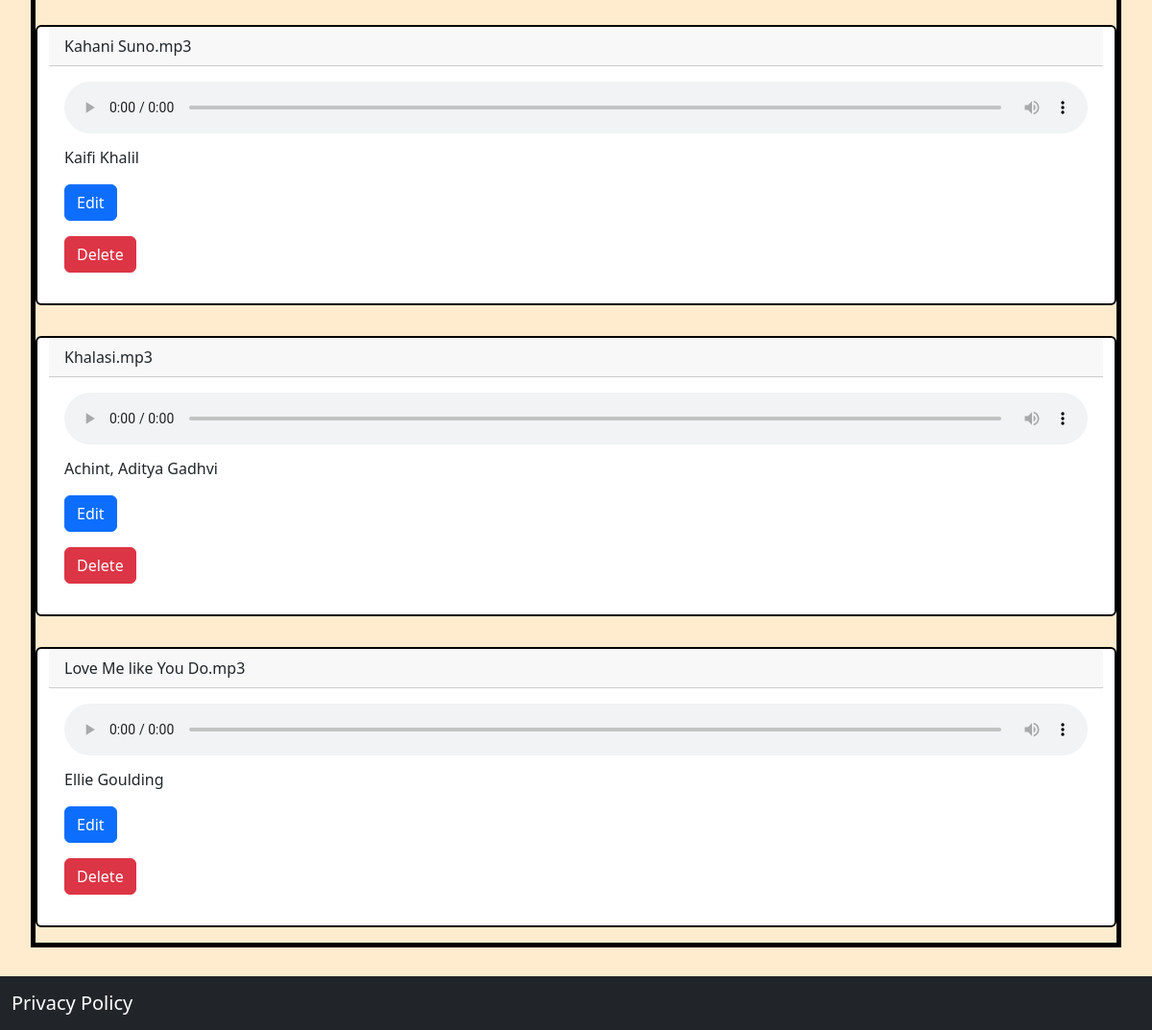
The page /upload_song (signed in, lower part) on the database as committed earlier.
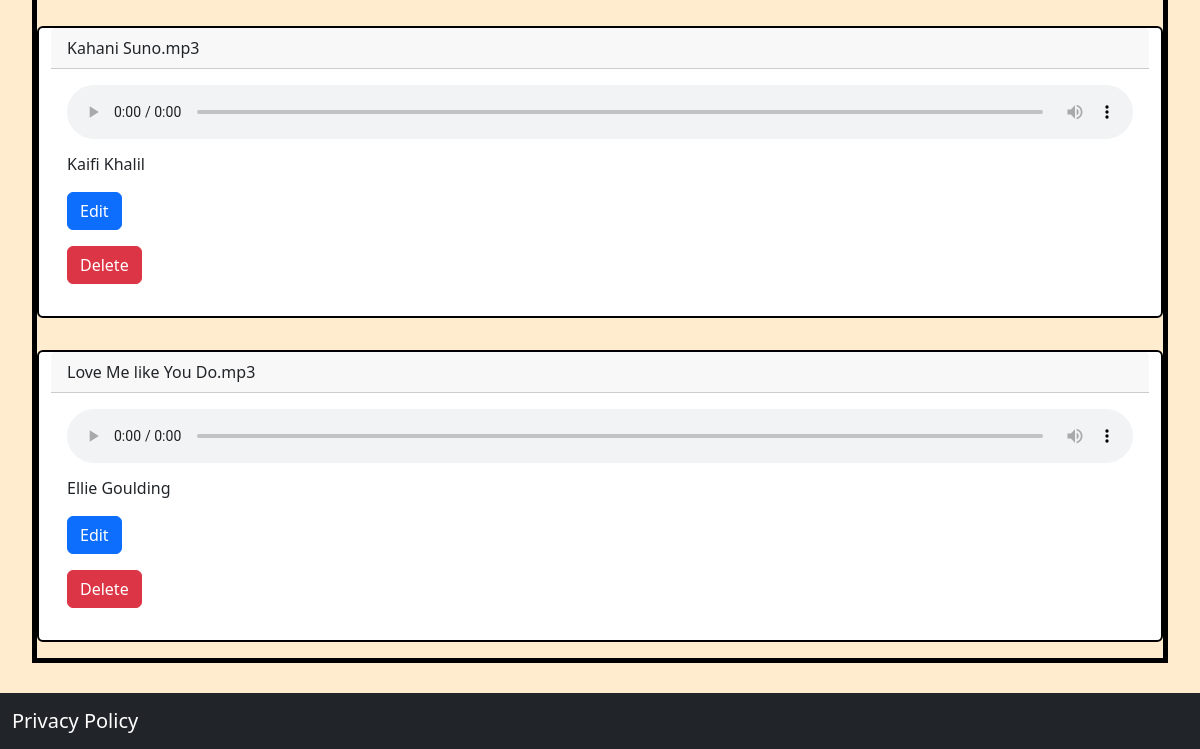
The same page on the database as committed later.
### website/models.py (models this page shows)
class Song(db.Model):
    id = db.Column(db.Integer, primary_key = True)
    name = db.Column(db.String(150))
    lyrics = db.Column(db.String(5000))
    duration = db.Column(db.String(150))
    singer = db.Column(db.String(150))
    genre = db.Column(db.String(150))
    created_at = db.Column(db.DateTime(), default = func.now())
    ratings = db.Column(db.Float, default=0.0)
    num_ratings = db.Column(db.Integer, default=0)
    user_id = db.Column(db.Integer, db.ForeignKey('user.id'))
    albums = db.relationship('Album', secondary= album_song_association, back_populates='album_songs')
    playlists = db.relationship('Playlist', secondary= playlist_song_association, back_populates='songs')

### website/views.py (the view, shortened to what this page needs)
@views.route('/upload_song', methods=['GET', 'POST'])
def upload_song():
    user_name = session.get('user_name')
    if not user_name:
        flash('Please Login First')
        return redirect(url_for('auth.login'))
    songs = Song.query.filter_by(user_id = session.get('user'))
    return render_template("upload_song.html", user_name=user_name, songs = songs)

### website/templates/upload_song.html (shortened to what this page needs)
{% extends "base.html" %}
{% block content %}
<div class="mt-3 mb-3" style="border: 5px solid black;">
  <div class="container">
    <div class="row">
      {% for song in songs %}
      <div class="card mt-3 mb-3" style="border: 2px solid black;">
        <div class="card-header">
          {{ song.name }}
        </div>
        <div class="card-body ">
          <h5 class="card-title"><audio controls style="width: 100%;">
              <source src="{{ url_for('static', filename='songs/' + song.name) }}" type="audio/mpeg">
            </audio></h5>
          <p class="card-text">{{ song.singer }}
            <form action="{{ url_for('views.edit_song', song_id=song.id) }}" method="get">
              <button type="submit" class="btn btn-primary float-right mb-3">Edit</button>
            </form>
          <form action="{{ url_for('views.delete_song', song_id=song.id) }}" method="post">
            <button type="submit" class="btn btn-danger float-right">Delete</button>
          </form>
          </p>
        </div>
      </div>
      {% endfor %}
    </div>
  </div>
</div>
{% endblock %}

Rows that differ between the two databases and show on the page:
removed Song: name "Khalasi.mp3", singer "Achint, Aditya Gadhvi"
